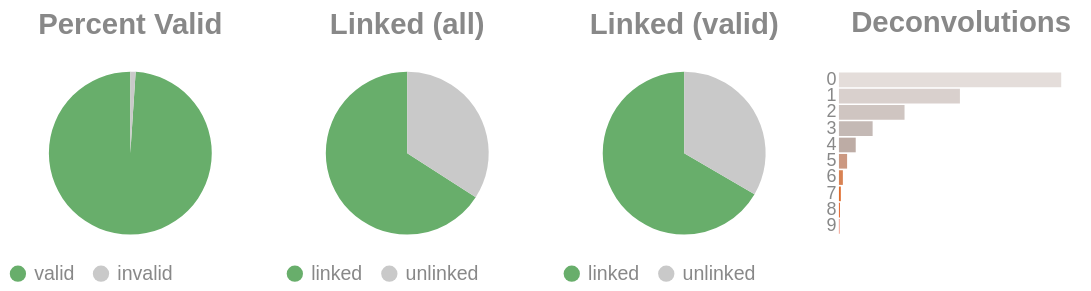

The notebook cell this image was saved under:
### Code cell
if SKIPLR:
    pass
else:
    clash = Counter()
    for i in valids['molecule'].to_list():
        _mol = i.split("-")
        if len(_mol) == 1:
            clash.update('0')
        else:
            clash.update(_mol[-1])

    _d = {"deconvolutions": [], 'count': []}
    for k,v in clash.items():
        _d['deconvolutions'].append(k)
        _d['count'].append(v)

    tot_valid = valids['reads'].sum()
    mask = valids['reads'] >= 2
    n_linked_reads = valids.filter(mask)['reads'].sum()
    if n_linked_reads == 0:
        print_html("No linked molecules (>=2 reads) were detected; skipping linked-only distributions.")
        SKIPLR = True
    else:
        perc_valid = round(tot_valid / n_reads, 4)
        linked_perc_abs = round(n_linked_reads / n_reads, 4)
        linked_perc = round(n_linked_reads / tot_valid, 4)

    _valid = pl.DataFrame({"valids": ['valid', 'invalid'], "count": [tot_valid, n_reads - tot_valid]})
    _linked_abs = pl.DataFrame({"linked (absolute)": ['linked', 'unlinked'], "count": [n_linked_reads, n_reads - n_linked_reads]})
    _linked_rel = pl.DataFrame({"linked (valids)": ['linked', 'unlinked'], "count": [n_linked_reads, tot_valid - n_linked_reads]})

    (
        alt.hconcat(
            piechart(_valid, goodval = 'valid', title = "Percent Valid"),
            piechart(_linked_abs, goodval = "linked", title =  "Linked (all)"),
            piechart(_linked_rel, goodval = "linked", title =  "Linked (valid)"),
            convolutionbar(pl.DataFrame(_d), title = "Deconvolutions"),
            center = True,
            bounds = 'flush'
        )
        .resolve_scale(color='independent')
        .resolve_legend('independent')
        .properties(usermeta={'embedOptions': {"actions": False}})
    ).display()

### Figure 1 — Vega-Lite specification as saved in the notebook (floating-point values rounded to 4 significant figures)
{"width": "container", "height": 400, "config": {"title": {"anchor": "start", "dy": -15, "fontSize": 18, "color": "#888888", "subtitleColor": "#888888", "subtitleFontSize": 14}, "arc": {"fill": "#0072B2"}, "axis": {"domainColor": "#888888", "domainWidth": 0.5, "gridWidth": 0.2, "grid": false, "titleFontWeight": 400, "titleFontSize": 15, "labelFontSize": 11, "labelColor": "#888888", "tickColor": "#888888", "tickWidth": 0.2, "titleColor": "#888888"}, "axisBand": {"grid": false}, "axisX": {"grid": true, "tickSize": 10, "domainCap": "round"}, "axisY": {"domain": false, "grid": true, "tickSize": 0, "domainCap": "round"}, "background": "transparent", "header": {"labelFontSize": 15, "labelColor": "#888888", "titleFontSize": 15, "titleFontWeight": 600, "titleColor": "#888888"}, "legend": {"labelFont": "sans-serif", "labelFontSize": 12, "labelColor": "#888888", "symbolSize": 100, "symbolType": "circle", "titleFontSize": 12, "titlePadding": 10, "titleColor": "#888888", "title": null}, "range": {"category": ["#E69F00", "#56B4E9", "#009E73", "#F0E442", "#0072B2", "#D55E00", "#CC79A7", "#000000"], "diverging": ["#cfe8f3", "#a2d4ec", "#73bfe2", "#46abdb", "#1696d2", "#12719e"]}, "area": {"fill": "#0072B2", "fillOpacity": 0.7, "line": true, "strokeOpacity": 0.7}, "line": {"color": "#0072B2", "stroke": "#0072B2", "strokeWidth": 2}, "trail": {"color": "#0072B2", "stroke": "#0072B2", "strokeWidth": 0, "size": 1}, "point": {"filled": true, "fillOpacity": 1.0, "size": 95}, "text": {"color": "#888888", "fontSize": 11, "align": "right", "fontWeight": 400, "size": 11}, "bar": {"fill": "#0072B2", "stroke": null}, "view": {"stroke": null, "continuousWidth": 660, "continuousHeight": 400}}, "hconcat": [{"data": {"name": "data-dac6cb7c3b64572de9b5974738640e24"}, "mark": {"type": "arc"}, "encoding": {"color": {"field": "valids", "legend": {"orient": "bottom", "title": null}, "scale": {"domain": ["valid", "invalid"], "range": ["#68ae6b", "#C9C9C9"]}, "title": "Valids", "type": "nominal"}, "theta": {"field": "count", "type": "quantitative"}, "tooltip": [{"field": "valids", "title": "Valids", "type": "ordinal"}, {"field": "percent", "format": ".2%", "title": "Percent", "type": "quantitative"}, {"field": "count", "title": "Count", "type": "quantitative"}]}, "height": 100, "title": {"text": "Percent Valid", "align": "center", "anchor": "middle"}, "transform": [{"calculate": "datum.count / 6421273", "as": "percent"}], "width": 150}, {"data": {"name": "data-e43fd600bacd87b4968b8af56cd0d8e1"}, "mark": {"type": "arc"}, "encoding": {"color": {"field": "linked (absolute)", "legend": {"orient": "bottom", "title": null}, "scale": {"domain": ["linked", "unlinked"], "range": ["#68ae6b", "#C9C9C9"]}, "title": "Linked (Absolute)", "type": "nominal"}, "theta": {"field": "count", "type": "quantitative"}, "tooltip": [{"field": "linked (absolute)", "title": "Linked (Absolute)", "type": "ordinal"}, {"field": "percent", "format": ".2%", "title": "Percent", "type": "quantitative"}, {"field": "count", "title": "Count", "type": "quantitative"}]}, "height": 100, "title": {"text": "Linked (all)", "align": "center", "anchor": "middle"}, "transform": [{"calculate": "datum.count / 6421273", "as": "percent"}], "width": 150}, {"data": {"name": "data-e124f9669928108dfdeb14644f618fc0"}, "mark": {"type": "arc"}, "encoding": {"color": {"field": "linked (valids)", "legend": {"orient": "bottom", "title": null}, "scale": {"domain": ["linked", "unlinked"], "range": ["#68ae6b", "#C9C9C9"]}, "title": "Linked (Valids)", "type": "nominal"}, "theta": {"field": "count", "type": "quantitative"}, "tooltip": [{"field": "linked (valids)", "title": "Linked (Valids)", "type": "ordinal"}, {"field": "percent", "format": ".2%", "title": "Percent", "type": "quantitative"}, {"field": "count", "title": "Count", "type": "quantitative"}]}, "height": 100, "title": {"text": "Linked (valid)", "align": "center", "anchor": "middle"}, "transform": [{"calculate": "datum.count / 6354108", "as": "percent"}], "width": 150}, {"data": {"name": "data-c09fb2330e25c506dc30b4f0e5099fec"}, "mark": {"type": "bar"}, "encoding": {"color": {"field": "deconvolutions", "legend": null, "scale": {"scheme": "lightgreyred"}, "type": "nominal"}, "tooltip": [{"field": "deconvolutions", "title": "Deconvolutions", "type": "ordinal"}, {"field": "percent", "format": ".2%", "title": "Percent", "type": "quantitative"}, {"field": "count", "title": "Count", "type": "quantitative"}], "x": {"axis": null, "field": "count", "type": "quantitative"}, "y": {"field": "deconvolutions", "sort": "ascending", "title": null, "type": "nominal"}}, "height": 100, "title": {"text": "Deconvolutions", "align": "center", "anchor": "middle"}, "transform": [{"calculate": "datum.count / 3496517", "as": "percent"}], "width": 150}], "bounds": "flush", "center": true, "resolve": {"legend": {"angle": "independent"}, "scale": {"color": "independent"}}, "usermeta": {"embedOptions": {"actions": false}}, "$schema": "https://vega.github.io/schema/vega-lite/v6.4.1.json", "datasets": {"data-dac6cb7c3b64572de9b5974738640e24": [{"valids": "valid", "count": 6354108}, {"valids": "invalid", "count": 67165}], "data-e43fd600bacd87b4968b8af56cd0d8e1": [{"linked (absolute)": "linked", "count": 4231289}, {"linked (absolute)": "unlinked", "count": 2189984}], "data-e124f9669928108dfdeb14644f618fc0": [{"linked (valids)": "linked", "count": 4231289}, {"linked (valids)": "unlinked", "count": 2122819}], "data-c09fb2330e25c506dc30b4f0e5099fec": [{"deconvolutions": "0", "count": 1637453}, {"deconvolutions": "1", "count": 891218}, {"deconvolutions": "2", "count": 483258}, {"deconvolutions": "3", "count": 248148}, {"deconvolutions": "4", "count": 123614}, {"deconvolutions": "5", "count": 60109}, {"deconvolutions": "6", "count": 28986}, {"deconvolutions": "7", "count": 13844}, {"deconvolutions": "8", "count": 6658}, {"deconvolutions": "9", "count": 3229}]}}
